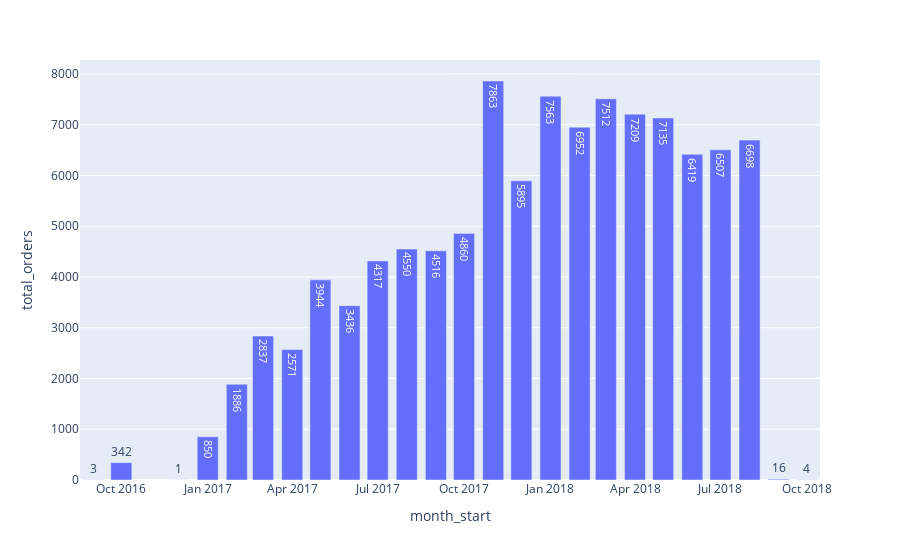

The notebook cell this image was saved under:
### Markdown cell above
**2: How many orders were placed on Olist, and how does this vary by month or season?**

### Code cell
total_orders = '''
WITH cte AS (
  SELECT CONCAT(EXTRACT(MONTH FROM o.order_purchase_timestamp), '-', EXTRACT(YEAR FROM o.order_purchase_timestamp)) AS monthyear, p.payment_value AS payment
  FROM `totemic-studio-372000.olist_data_set.olist_orders_dataset` o
  JOIN `totemic-studio-372000.olist_data_set.olist_order_payments_dataset` p
    ON o.order_id = p.order_id
)

SELECT PARSE_DATE('%m-%Y', monthyear) AS month_start, count(*) as total_orders
FROM cte
GROUP BY month_start
order by month_start
'''

df_order = client.query(total_orders).to_dataframe()
fig_order = px.bar(df_order, x= 'month_start',y='total_orders', text_auto=True)
fig_order.show()

### Figure 1 — Plotly figure (JSON) as saved in the notebook; plotly's stock layout.template omitted (floating-point values rounded to 4 significant figures)
{"data": [{"alignmentgroup": "True", "hovertemplate": "month_start=%{x}<br>total_orders=%{y}<extra></extra>", "legendgroup": "", "marker": {"color": "#636efa", "pattern": {"shape": ""}}, "name": "", "offsetgroup": "", "orientation": "v", "showlegend": false, "textposition": "auto", "texttemplate": "%{y}", "type": "bar", "x": ["2016-09-01", "2016-10-01", "2016-12-01", "2017-01-01", "2017-02-01", "2017-03-01", "2017-04-01", "2017-05-01", "2017-06-01", "2017-07-01", "2017-08-01", "2017-09-01", "2017-10-01", "2017-11-01", "2017-12-01", "2018-01-01", "2018-02-01", "2018-03-01", "2018-04-01", "2018-05-01", "2018-06-01", "2018-07-01", "2018-08-01", "2018-09-01", "2018-10-01"], "xaxis": "x", "y": [3, 342, 1, 850, 1886, 2837, 2571, 3944, 3436, 4317, 4550, 4516, 4860, 7863, 5895, 7563, 6952, 7512, 7209, 7135, 6419, 6507, 6698, 16, 4], "yaxis": "y"}], "layout": {"barmode": "relative", "legend": {"tracegroupgap": 0}, "margin": {"t": 60}, "xaxis": {"anchor": "y", "domain": [0, 1], "title": {"text": "month_start"}}, "yaxis": {"anchor": "x", "domain": [0, 1], "title": {"text": "total_orders"}}}}
